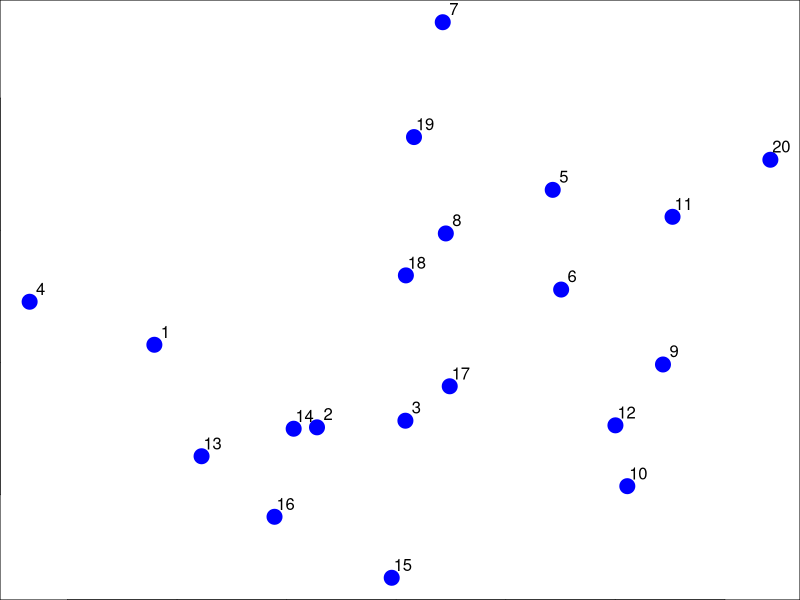
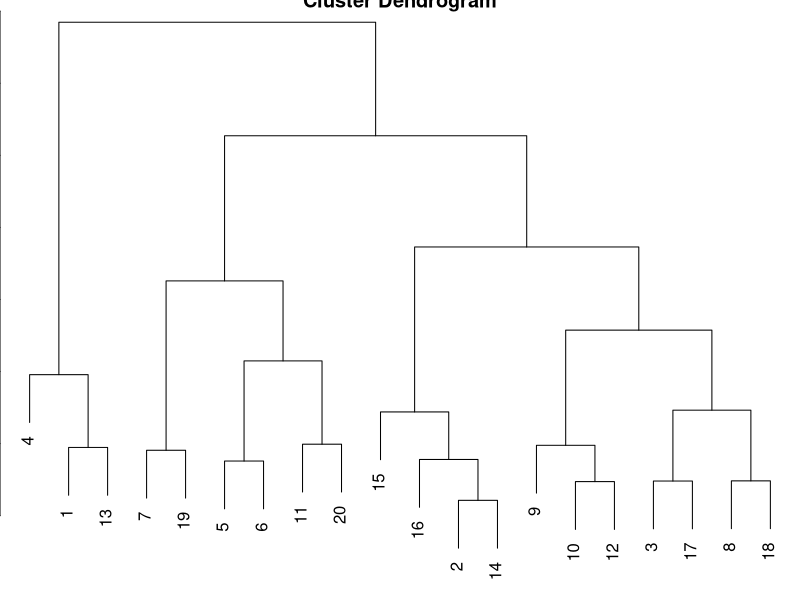
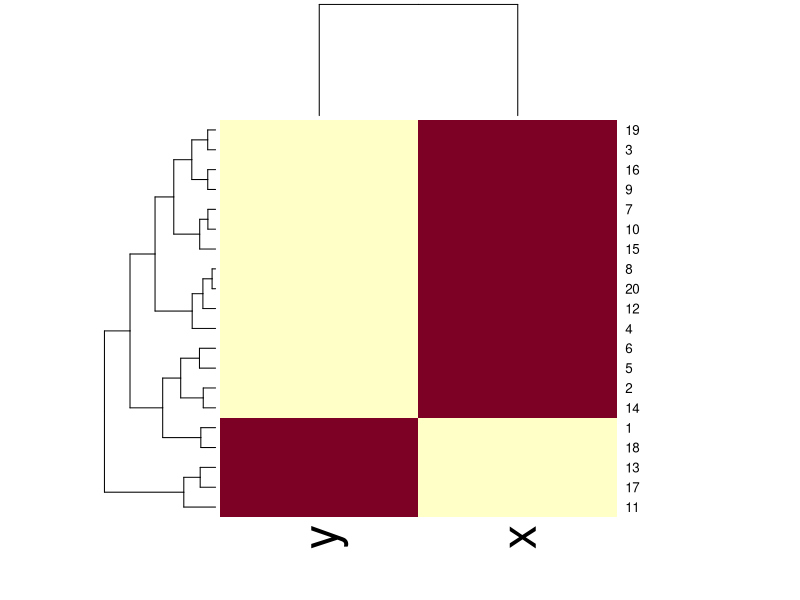

Write the R code that produced these figures, in order.
# Hierarchical clustering
 
# sample -> variables(x,y) -> plot 
set.seed(1234); par(mar=c(0,0,0,0))
x <- rnorm(20,mean=rep(1:3,each=4),sd=0.5)
y <- rnorm(20,mean=rep(c(1,2,1),each=4),sd=0.5)
plot(x,y,col="blue",pch=19,cex=2)
text(x+0.05,y+0.05,labels=as.character(1:20))
 
 
# variables(x,y) -> data.frame(x,y) -> dist(dataframe) -> hclust(dist(dataframe))) -> plot
dataFrame <- data.frame(x=x,y=y)
distxy <- dist(dataFrame)
hClustering <- hclust(distxy)
plot(hClustering)
 
 
# variables(x,y) -> data.frame(x,y) -> as.matrix(dataframe) -> heatmap(matrix[])
dataFrame <- data.frame(x=x,y=y)
set.seed(1344)
dataMatrix <- as.matrix(dataFrame)[sample(1:20),]
heatmap(dataMatrix)